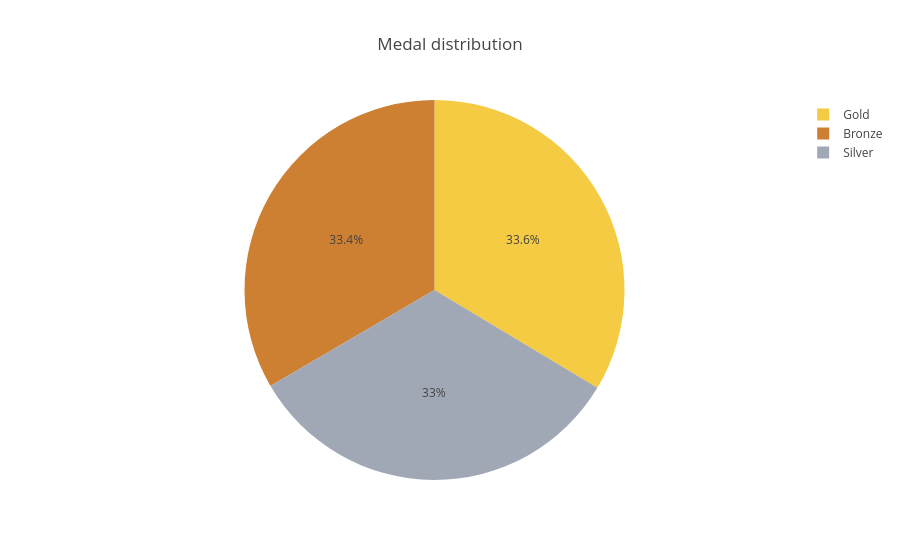

Source (notebook cell):
### Markdown cell above
Let's draw the simplest graph possible. Display the percentages of three types of medals among the total number of medals.

### Code cell
colors = ['#f4cb42', '#cd7f32', '#a1a8b5'] #gold,bronze,silver
medal_counts = data.Medal.value_counts(sort=True)
labels = medal_counts.index
values = medal_counts.values

pie = go.Pie(labels=labels, values=values, marker=dict(colors=colors))
layout = go.Layout(title='Medal distribution')
fig = go.Figure(data=[pie], layout=layout)
py.iplot(fig)

### Figure 1 — Plotly figure (JSON) as saved in the notebook; plotly's stock layout.template omitted (floating-point values rounded to 4 significant figures)
{"data": [{"labels": ["Gold", "Bronze", "Silver"], "marker": {"colors": ["#f4cb42", "#cd7f32", "#a1a8b5"]}, "type": "pie", "values": [13372, 13295, 13116]}], "layout": {"title": "Medal distribution"}}
